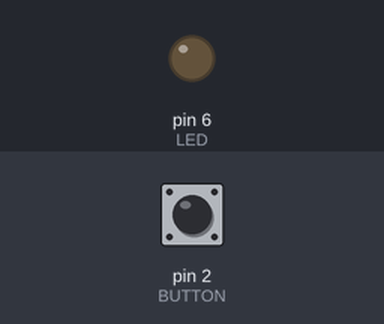
This sketch was run on a simulated Arduino Uno, built with avr-gcc and run on an emulated ATmega328P. Shown: output pins drawn as LEDs (lit = HIGH). Dashed ring = blinking. The test bench sets the inputs (shaded band); at power-on: pin 2 (BUTTON) HIGH.

Above: at 1.2 s.
1.3 s: pin 2 (BUTTON) pulled LOW for 0.15 s
At 1.4 s:
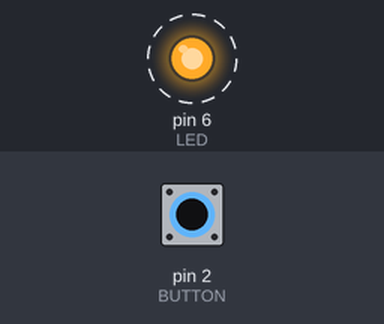
4.3 s: pin 2 (BUTTON) pulled LOW for 1 s
At 6.6 s:
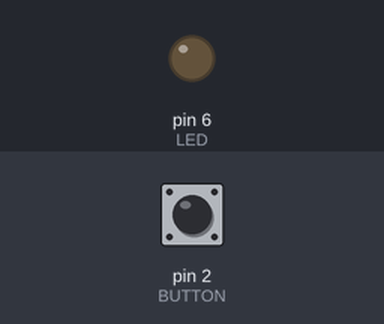
7.3 s: pin 2 (BUTTON) pulled LOW for 3.2 s
At 7.4 s:
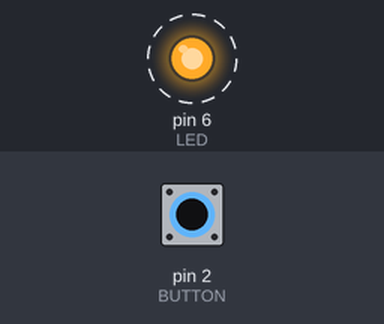
Timing chart, 0 to 12.6 s (numbered marks = the images above; inputs shaded):
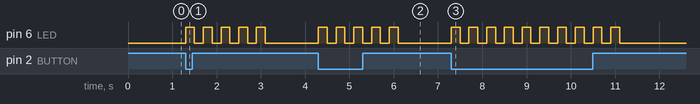

The sketch:

ex07_02_06.ino
```cpp
// 버튼을 누르면 200ms 주기로 5회 LED 점멸 (유형2)

#define BUTTON 2
#define LED 6

void setup() {
  pinMode(BUTTON, INPUT);
  pinMode(LED, OUTPUT);
}

void loop() {
  int value = digitalRead(BUTTON);
  if (value == 0) {
    for (int i = 0; i < 5; i++) {
      blink(200);
    }
  }
}

void blink(int time) {
  digitalWrite(LED, 1);
  delay(time);
  digitalWrite(LED, 0);
  delay(time);
}
```

Measured:
- after the input at 1.3 s, pin 6 (LED): alternates HIGH for 0.20 s and LOW for 0.20 s, 10 changes in all, then stays LOW, starting at once
- after the input at 4.3 s, pin 6 (LED): alternates HIGH for 0.20 s and LOW for 0.20 s, 10 changes in all, then stays LOW, starting at once
- after the input at 7.3 s, pin 6 (LED): alternates HIGH for 0.20 s and LOW for 0.20 s, 20 changes in all, then stays LOW, starting at once
